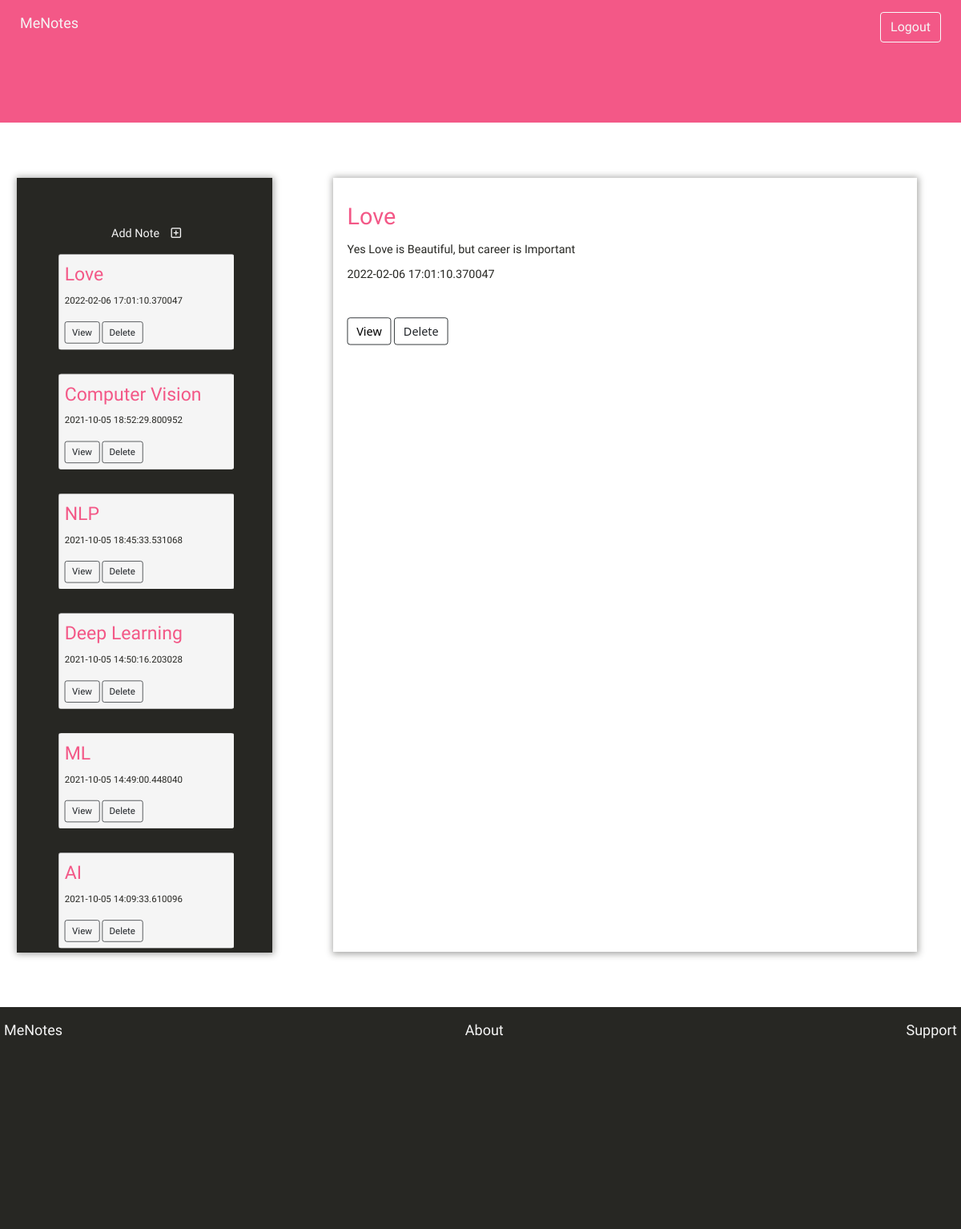
The page / (signed in) on the database its author committed.
### app.py (models this page shows)
class Note(db.Model):
    id = Column(Integer, primary_key=True)
    title = Column(String(55), unique=True, nullable=False)
    body = Column(Text(convert_unicode=True), nullable=False)
    author = Column(String(25), nullable=False)
    date = Column(DateTime())

### app.py (the view)
@app.route('/')
def index():
    if 'username' in session:
        if 'view' in session:
            user = session['username']
            notes = Note.query.filter_by(author=user).all()
            viewNote = Note.query.filter_by(id=session['view']).first()
            return render_template('index.html', user=user, notes=notes[::-1], viewNote=viewNote)
        user = session['username']
        notes = Note.query.filter_by(author=user).all()
        print(notes[::-1])
        return render_template('index.html', user=user, notes=notes[::-1], viewNote=None)
    return render_template('index.html')

### templates/index.html (shortened to what this page needs)
<!DOCTYPE html>
<html lang="en">
<head>
    <link href="https://cdn.jsdelivr.net/npm/bootstrap@5.0.2/dist/css/bootstrap.min.css" rel="stylesheet">
    <link rel="stylesheet" href="static\style.css">
</head>
<body>
    <div class="maingrid">
        <div class="header">
            <div class="logo"><a href="/">MeNotes</a></div>
            {% if user %}
            <div class="login"><button type="button" class="btn btn-outline-light"><a href="/logout">Logout</a> </button></div>
            {% else %}
            <div class="login"><button type="button" class="btn btn-outline-light"><a href="/login">Login</a> </button></div>
            {% endif %}
        </div>
        <div class="sidebar">
            <div class="heading">Add Note &nbsp;&nbsp;
                <a href="/add-note"><i class="far fa-plus-square"></i></a>
            </div>
            {% if notes %}
                {% for note in notes %}
                    <div class="note-s">
                        <div class="note-title">{{note.title}}</div>
                        <div class="timestamp">{{note.date}}</div>
                        <br>
                        <a class="btn btn-outline-dark" href="/view/{{note.id}}" >View</a>
                        <a class="btn btn-outline-dark" href="/delete/{{note.id}}" >Delete</a>
                    </div>
                {% endfor %}
            {% endif %}
        </div>
        {% if notes %}
            <div class="contentbar">
                {% if not viewNote %}
                    <div class="note-title">{{notes[0].title}}</div>
                    <div class="note-body">{{notes[0].body}}</div>
                    <div class="timestamp">{{notes[0].date}}</div>
                    <br><br>
                    <a class="btn btn-outline-dark" href="/view/{{notes[0].id}}" style="color:black;">View</a>
                    <a class="btn btn-outline-dark" href="/delete/{{notes[0].id}}">Delete</a>
                {% endif %}
            </div>
        {% endif %}
        <div class="footer">
            <div class="logo"><a href="/">MeNotes</a></div>
            <div class="logo"><a href="/">About</a></div>
            <div class="logo"><a href="/">Support</a></div>
        </div>
    </div>
</body>
</html>

### static/style.css (style rules this page uses)
* { box-sizing: border-box; margin: 0; }
.header { background: rgb(243, 88, 135); display: flex; grid-area: header; height: 10vh; width: 100%; font-family: 'Poiret One', cursive; flex-direction: row column; justify-content: space-between; padding: 15px 25px; }
.sidebar { background: rgb(39, 39, 35); grid-area: sidebar; display: flex; height: 70vh; margin: 15px 3px; box-shadow: 1px 1px 9px 1.5px rgba(39, 39, 35, 0.4); transform: scale(0.9); flex-direction: column; justify-content: stretch; color: whitesmoke; padding: 5px 5px 10px 10px; font-family: 'Philosopher', sans-serif; align-items: center; overflow-y: scroll; }
.contentbar { grid-area: contentbar; height: 70vh; margin: 15px; box-shadow: 1px 1px 9px 1.5px rgba(39, 39, 35, 0.4); transform: scale(0.9); padding-left: 20px; padding-top: 30px; display: flex-box; overflow: scroll; }
.footer { background: rgb(39, 39, 35); grid-area: footer; display: flex; height: 20vh; font-family: 'Poiret One', cursive; flex-direction: row column; justify-content: space-between; padding: 15px 5px; }
.maingrid { display: grid; grid-template-columns: 30% 70%; grid-template-areas: "header header" "sidebar contentbar" "footer footer"; }
a { text-decoration: none; color: whitesmoke; }
.logo { font-size: large; }
.note-title { color: rgb(243, 88, 135); font-family: 'Righteous', cursive; font-size: xx-large; }
.note-body, .timestamp { padding-top: 10px; color: rgb(39, 39, 35); font-family: 'Philosopher', sans-serif; }
.btn { position: relative; bottom: 0px; }
.note-s { background: whitesmoke; transform: scale(0.8); width: 90%; padding: 10px 0 10px 10px; border: 1px inset whitesmoke; border-radius: 5px; }
.heading { margin-top: 60px; }

### rows shown on the page
Note: title "Love", date "2022-02-06 17:01:10.370047", body "Yes Love is Beautiful, but career is Important"
Note: title "Computer Vision", date "2021-10-05 18:52:29.800952"
Note: title "NLP", date "2021-10-05 18:45:33.531068"
Note: title "Deep Learning", date "2021-10-05 14:50:16.203028"
Note: title "ML", date "2021-10-05 14:49:00.448040"
Note: title "AI", date "2021-10-05 14:09:33.610096"
